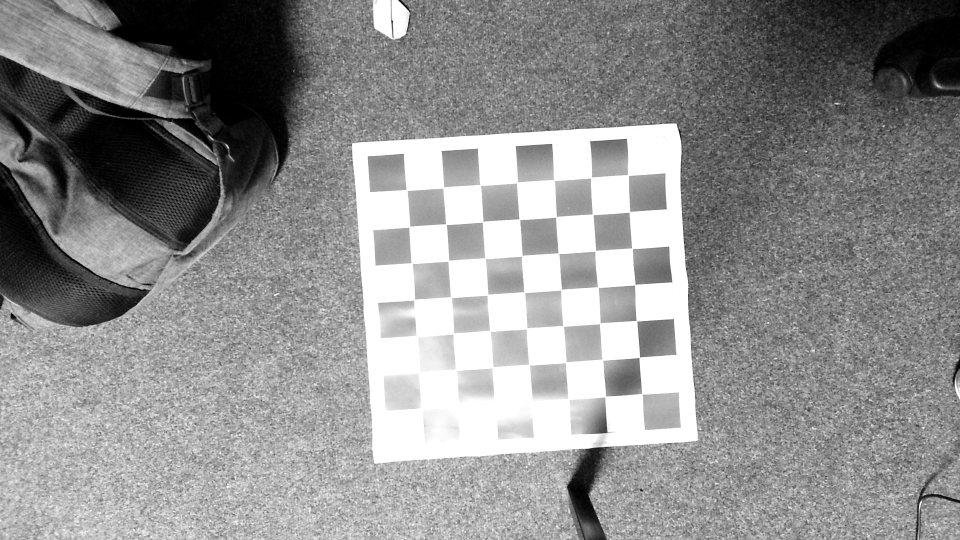
#> input picture Image.png, 1920 x 1080 px (shown at 1/2 size)
$ python -i translate.py   (imports and definitions only)
#> lines starting #> are read from the running program, lines starting #| are printed output that depends on the picture; after the words box and inside, x2 and y2 are one past the last pixel; in counts of white or black regions, pixels touching at a corner belong together
### settings.py
import pygame

class GlobalSettings:
  def __init__(self):
    self.setting_values = {
      "fps": 60,
      "colourSpace": "RGB",
      "detect_chess_piece_threshold": 200,
      "dark_square_colour": "Green",
      "chessboard_image_path": "images/board.png",
      "window_width" : 800,
      "window_height" : 600,
      "standard_button": (100, 50),
      "calibration_button": (160,50),
      "dark_mode": "dark_mode.json",
      "light_mode": "light_mode.json",
      "theme_toggle": "dark_mode",
      "latest_caption": "Main window",
      "base": 900,
      "height": 900,
      "square_size": 100,
      "transformed_image_name": "transformed",
      "window_switch_time": 0,
      "camera_scale": 8,
      "cam_port": 0,
      "api_token": "lip_vgWNdf2tswpS34w6HbCb",
      "calibration_angle": 0, # 90 degree intervals
      "square_array": None,
      "previous_board": [[1, 1, 0, 0, 0, 0, 1, 1],
                         [1, 1, 0, 0, 0, 0, 1, 1],
                         [1, 1, 0, 0, 0, 0, 1, 1],
                         [1, 1, 0, 0, 0, 0, 1, 1],
                         [1, 1, 0, 0, 0, 0, 1, 1],
                         [1, 1, 0, 0, 0, 0, 1, 1],
                         [1, 1, 0, 0, 0, 0, 1, 1],
                         [1, 1, 0, 0, 0, 0, 1, 1]],
      "current_board": [[1, 1, 0, 0, 0, 0, 1, 1],
                        [1, 1, 0, 0, 0, 0, 1, 1],
                        [1, 1, 0, 0, 0, 0, 1, 1],
                        [1, 1, 0, 0, 0, 0, 1, 1],
                        [1, 1, 0, 0, 0, 0, 1, 1],
                        [1, 1, 0, 0, 0, 0, 1, 1],
                        [1, 1, 0, 0, 0, 0, 1, 1],
                        [1, 1, 0, 0, 0, 0, 1, 1]]
    }

  def return_value(self,set):
#> further down, picture is the input picture: shape (1080, 1920, 3); min 0, max 255, mean 142.8
    return self.setting_values[set]

  def set_value(self,set,val):
    self.setting_values[set] = val
global settings
settings = GlobalSettings()

class PieceSettings:
  def __init__(self):
    self.piece_image_locations = {
      'r': pygame.transform.scale(pygame.image.load('images/black-rook.png'), (50, 50)),
      'n': pygame.transform.scale(pygame.image.load('images/black-knight.png'), (50, 50)),
      'b': pygame.transform.scale(pygame.image.load('images/black-bishop.png'), (50, 50)),
      'q': pygame.transform.scale(pygame.image.load('images/black-queen.png'), (50, 50)),
      'k': pygame.transform.scale(pygame.image.load('images/black-king.png'), (50, 50)),
      'p': pygame.transform.scale(pygame.image.load('images/black-pawn.png'), (50, 50)),
      'R': pygame.transform.scale(pygame.image.load('images/white-rook.png'), (50, 50)),
      'N': pygame.transform.scale(pygame.image.load('images/white-knight.png'), (50, 50)),
      'B': pygame.transform.scale(pygame.image.load('images/white-bishop.png'), (50, 50)),
      'Q': pygame.transform.scale(pygame.image.load('images/white-queen.png'), (50, 50)),
      'K': pygame.transform.scale(pygame.image.load('images/white-king.png'), (50, 50)),
      'P': pygame.transform.scale(pygame.image.load('images/white-pawn.png'), (50, 50)),
    }

  def returnImageLocations(self):
    return self.piece_image_locations

pieceSettings = PieceSettings()

### translate.py
import cv2
import numpy as np
import os
import settings
from settings import *
class Translator:
    def __init__(self):
        self.base = settings.return_value("base")
        self.height = settings.return_value("height")
        self.square_size = settings.return_value("square_size")
        self.transformed_image_name = settings.return_value("transformed_image_name")
        self.matrix = None

    def setMatrix(self,new_matrix):
        self.matrix = new_matrix

    def returnMatrix(self):
        return self.matrix
    def return_transformed_image_name(self):
        return self.transformed_image_name
    def getChessboardCorners(self, image):
        settings.set_value("latest_caption", "Finding Chessboard Corners...")
        try:
            gray = cv2.cvtColor(image, cv2.COLOR_BGR2GRAY)
            edges = cv2.Canny(gray, 150, 160,apertureSize=3)
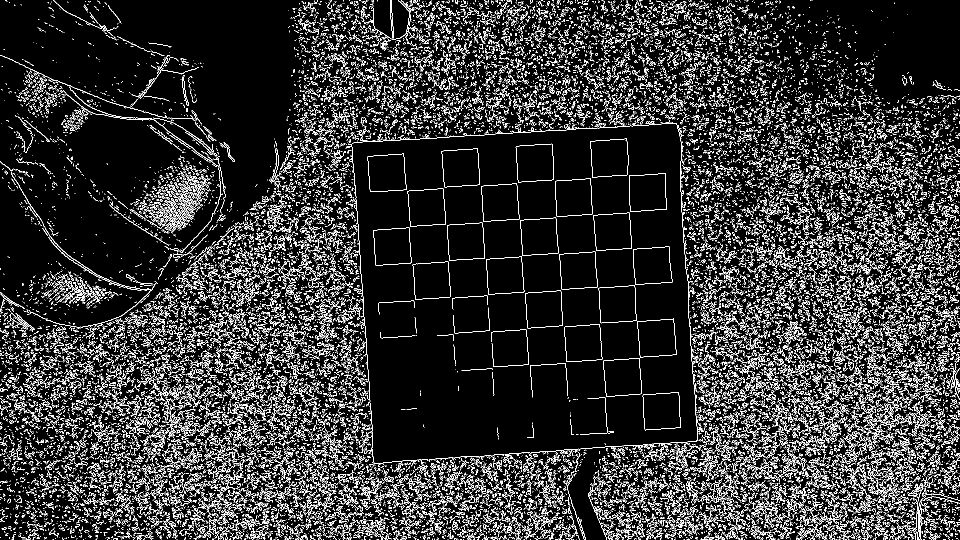
#> edges: shape (1080, 1920) (shown at 1/2 size); 12.3% white in thin lines or dots
            cv2.imwrite("grayscale.png", edges)
            contours, _ = cv2.findContours(edges, cv2.RETR_EXTERNAL, cv2.CHAIN_APPROX_SIMPLE)
#> contours = 30405 contours, 30007 with area under 20; largest, box (x1, y1, x2, y2) and area: (1180, 277, 1257, 355) 5228, (1031, 287, 1108, 365) 5207, (1274, 637, 1353, 715) 5194, (883, 297, 960, 375) 5188, (1258, 346, 1334, 424) 5185
            contours = sorted(contours, key=cv2.contourArea, reverse=True)[:1]
#> contours = 1 contour; box (x1, y1, x2, y2) and area: (1180, 277, 1257, 355) 5228
            corners = cv2.approxPolyDP(contours[0], 0.01 * cv2.arcLength(contours[0], True), True)
#> corners = [[1253, 277], [1180, 282], [1184, 354], [1255, 349]]
            cornerPoints = np.array(corners, dtype='float32')
#> cornerPoints has the same summary as corners
            return cornerPoints
        except:
            cornerPoints = np.array([[0, 0], [self.base, 0], [self.base, self.base], [0, self.base]], dtype='float32')
            return cornerPoints

    # [52 lines left out: functions removeBorder, perspectiveTransform, calculateMatrix, translate, splitSquares, not called in this run]
translator = Translator()

>>> import cv2
>>> picture = cv2.imread('Image.png')
>>> result = Translator().getChessboardCorners(picture)
#> result has the same summary as corners in getChessboardCorners

$ run again, on transformed.png
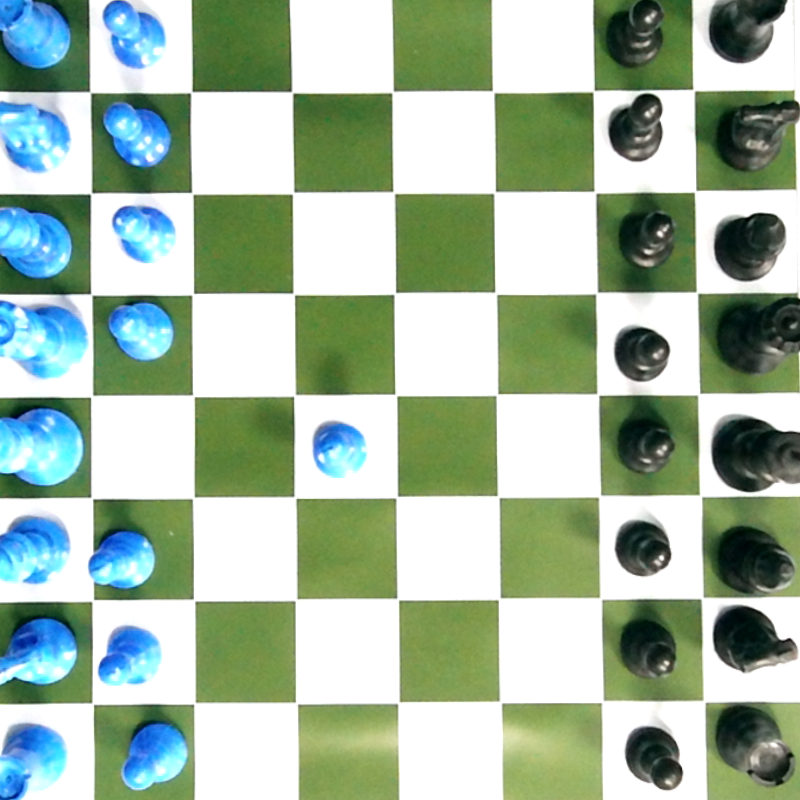
#> input picture transformed.png, 800 x 800 px
#> picture is the input picture: shape (800, 800, 3); mean B, G, R 163.1, 183.3, 162.5
#> in getChessboardCorners, `gray = cv2.cvtColor(image, cv2.COLOR_BGR2GRAY)`:
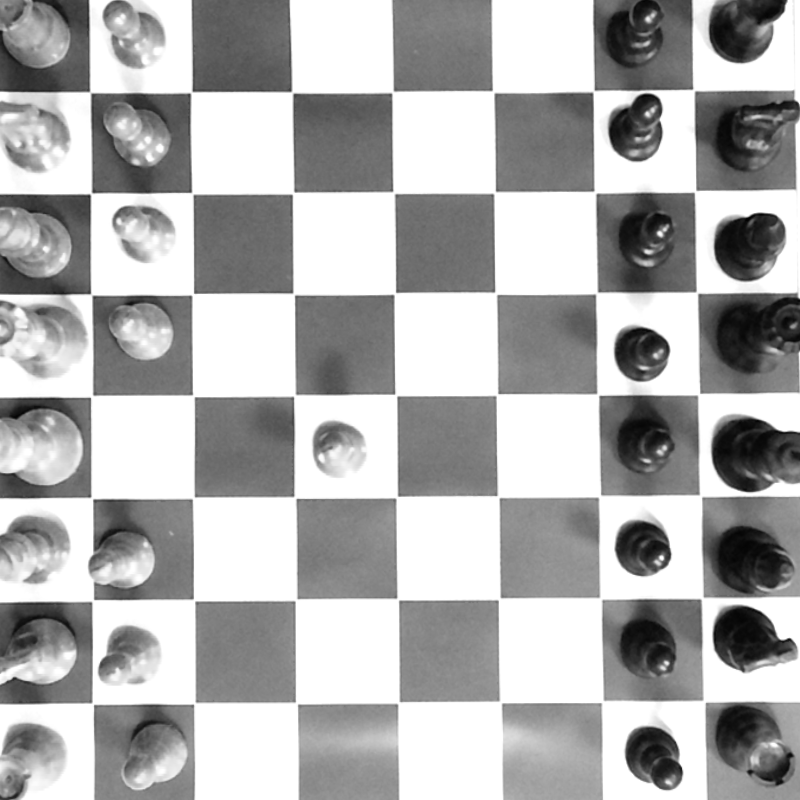
#> gray: shape (800, 800); min 0, max 255, mean 174.8
#> in getChessboardCorners, `edges = cv2.Canny(gray, 150, 160,apertureSize=3)`:
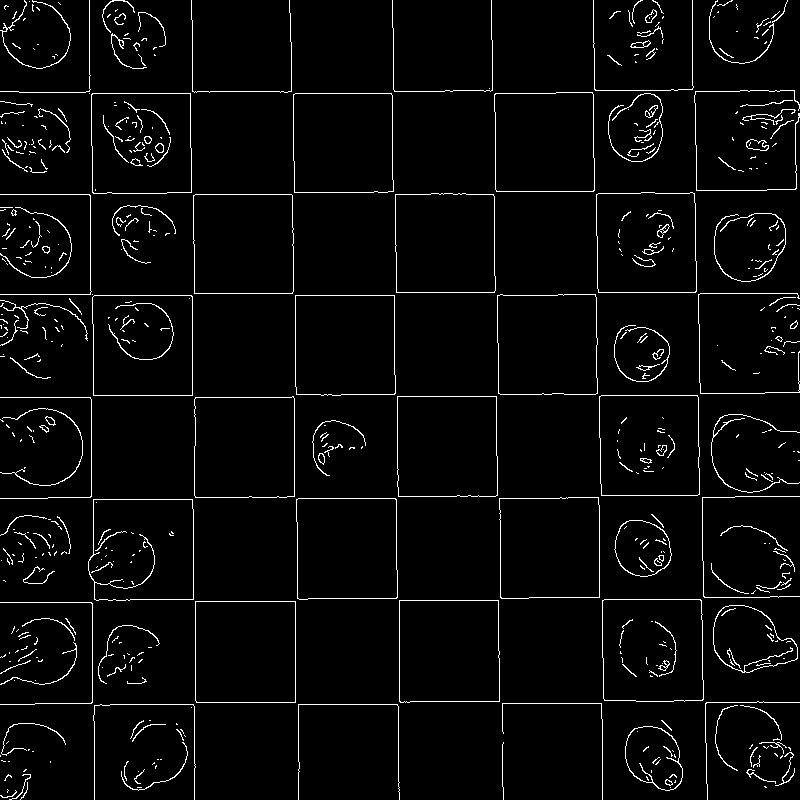
#> edges: shape (800, 800); 3.5% white in thin lines or dots
#> in getChessboardCorners, `contours, _ = cv2.findContours(edges, cv2.RETR_EXTERNAL, cv2.CHAIN_APP..`: contours = 402 contours, 350 with area under 20; largest, box (x1, y1, x2, y2) and area: (195, 601, 296, 703) 10098, (602, 599, 704, 702) 10094, (88, 499, 194, 601) 10086, (399, 600, 500, 703) 10054, (296, 498, 398, 600) 9958
#> in getChessboardCorners, `contours = sorted(contours, key=cv2.contourArea, reverse=True)[:1]`: contours = 1 item
#> corners = [[195, 601], [196, 702], [295, 702], [295, 601]]
